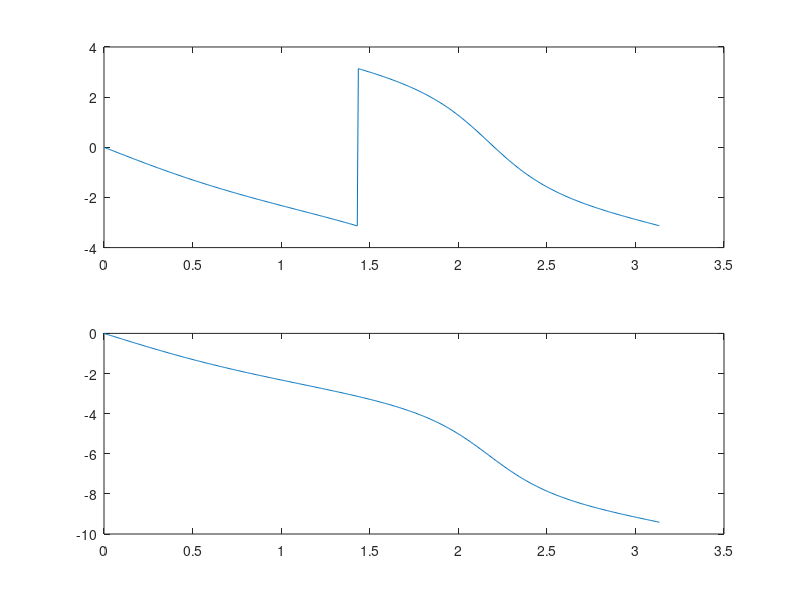

Write the MATLAB code that produced this figure.
clear all;
pkg load signal;

num = [-0.2 0.18 0.4 1];
den = [1 0.4 0.18 -0.2];
[h w] = freqz(num, den);
figure(1);
subplot(2,1,1);
plot(w, angle(h));
subplot(2,1,2);
plot(w, unwrap(angle(h)));
pause;
print -depslatex "-S800,600" "allpassTransferFunctionMirrorExamplePhase.tex"

